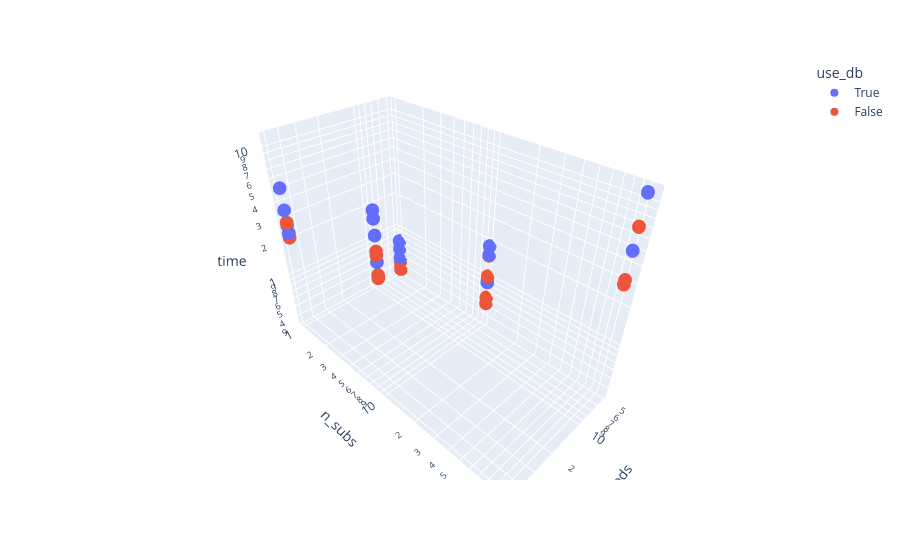

The notebook cell saved with this chart:
### Code cell
px.scatter_3d(df, x="n_feds", y="n_subs", z="time", hover_data=["name", "n_feds", "n_subs", "time"], color="use_db", log_x=True, log_y=True, log_z=True).show()

### Figure 1 — Plotly figure (JSON) as saved in the notebook; plotly's stock layout.template omitted (floating-point values rounded to 4 significant figures)
{"data": [{"customdata": [[1], [2], [5], [6], [9], [10], [13], [14], [17], [18], [21], [22], [25], [26], [29], [30], [33], [34], [37], [38]], "hovertemplate": "use_db=True<br>n_feds=%{x}<br>n_subs=%{y}<br>time=%{z}<br>name=%{customdata[0]}<extra></extra>", "legendgroup": "True", "marker": {"color": "#636efa", "symbol": "circle"}, "mode": "markers", "name": "True", "scene": "scene", "showlegend": true, "type": "scatter3d", "x": [5, 5, 5, 5, 5, 5, 5, 5, 5, 5, 5, 5, 50, 50, 50, 50, 50, 50, 50, 50], "y": [1, 1, 1, 1, 10, 10, 10, 10, 100, 100, 100, 100, 1, 1, 1, 1, 10, 10, 10, 10], "z": [0.6209, 0.7417, 0.5007, 0.4965, 1.858, 1.554, 0.9148, 0.8824, 11.15, 11.01, 4.872, 4.909, 5.271, 3.598, 2.753, 2.375, 8.754, 7.775, 6.124, 4.099]}, {"customdata": [[3], [4], [7], [8], [11], [12], [15], [16], [19], [20], [23], [24], [27], [28], [31], [32], [35], [36], [39], [40]], "hovertemplate": "use_db=False<br>n_feds=%{x}<br>n_subs=%{y}<br>time=%{z}<br>name=%{customdata[0]}<extra></extra>", "legendgroup": "False", "marker": {"color": "#EF553B", "symbol": "circle"}, "mode": "markers", "name": "False", "scene": "scene", "showlegend": true, "type": "scatter3d", "x": [5, 5, 5, 5, 5, 5, 5, 5, 5, 5, 5, 5, 50, 50, 50, 50, 50, 50, 50, 50], "y": [1, 1, 1, 1, 10, 10, 10, 10, 100, 100, 100, 100, 1, 1, 1, 1, 10, 10, 10, 10], "z": [0.4576, 0.3992, 0.398, 0.3707, 1.008, 1.535, 0.6353, 0.5557, 6.972, 6.911, 3.09, 2.855, 2.886, 2.867, 2.302, 2.18, 4.568, 4.838, 3.335, 3.175]}], "layout": {"legend": {"title": {"text": "use_db"}, "tracegroupgap": 0}, "margin": {"t": 60}, "scene": {"domain": {"x": [0, 1], "y": [0, 1]}, "xaxis": {"title": {"text": "n_feds"}, "type": "log"}, "yaxis": {"title": {"text": "n_subs"}, "type": "log"}, "zaxis": {"title": {"text": "time"}, "type": "log"}}}}
